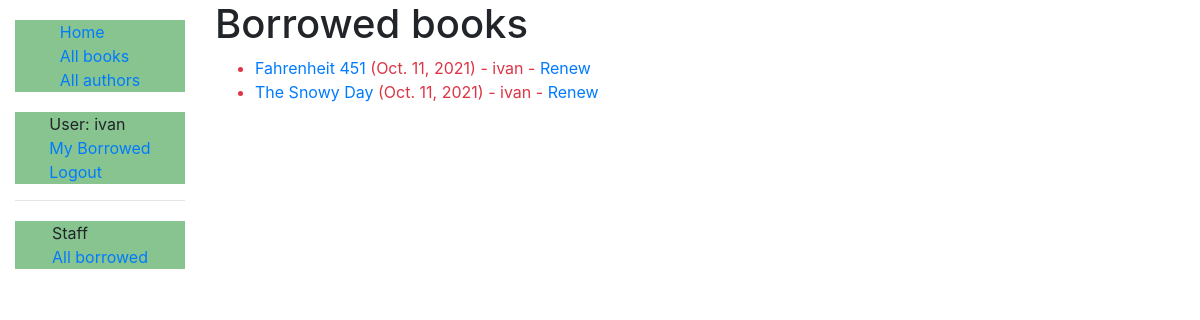
The app's page /catalog/mybooks/ (signed in) with its own data.
### catalog/models.py (models this page shows, shortened)
class BookInstance(models.Model):
    id = models.UUIDField(primary_key=True, default=uuid.uuid4,
                          help_text='Unique ID for this particular book across whole library')
    book = models.ForeignKey('Book', on_delete=models.RESTRICT, null=True)
    imprint = models.CharField(max_length=200)
    due_back = models.DateField(null=True, blank=True)
    borrower = models.ForeignKey(
        User, on_delete=models.SET_NULL, null=True, blank=True)
    @property
    def is_overdue(self):
        if self.due_back and date.today() > self.due_back:
            return True
        return False
    LOAN_STATUS = (
        ('m', 'Maintenance'),
        ('o', 'On loan'),
        ('a', 'Available'),
        ('r', 'Reserved'),
    )
    status = models.CharField(
        max_length=1,
        choices=LOAN_STATUS,
        blank=True,
        default='m',
        help_text='Book availability',
    )
    class Meta:
        ordering = ['due_back']
        permissions = (("can_mark_returned", "set book as returned"),)

class Book(models.Model):
    title = models.CharField(max_length=200)
    author = models.ForeignKey('Author', on_delete=models.SET_NULL, null=True)
    summary = models.TextField(
        max_length=1000, help_text='Enter a brief description of the book')
    isbn = models.CharField('ISBN', max_length=13, unique=True,
                            help_text='13 Character <a href="https://www.isbn-international.org/content/what-isbn">ISBN number</a>')
    def display_genre(self):
        """Creates a string for the Genre. THis is required to display genre in Admin"""
        return ', '.join([genre.name for genre in self.genre.all()[:3]])
    display_genre.short_description = 'Genre'
    genre = models.ManyToManyField(
        Genre, help_text='Select a genre for this book')

### catalog/views.py (the view)
# urls.py: path('mybooks/', views.LoanedBooksByUserListView.as_view(), name='my-borrowed'),
class LoanedBooksByUserListView(LoginRequiredMixin, generic.ListView):
    model = BookInstance
    template_name = 'catalog/bookinstance_list_borrowed_user.html'
    paginate_by = 10
    def get_queryset(self):
        return BookInstance.objects.filter(borrower=self.request.user).filter(status__exact='o').order_by('due_back')

### catalog/templates/catalog/bookinstance_list_borrowed_user.html
{% extends "base_generic.html" %}
{% block content %}
    <h1>Borrowed books</h1>
    {% if bookinstance_list %}
    <ul>
      {% for bookinst in bookinstance_list %}
      <li class="{% if bookinst.is_overdue %}text-danger{% endif %}">
        <a href="{% url 'book-detail' bookinst.book.pk %}">{{bookinst.book.title}}</a> ({{ bookinst.due_back }}) {% if user.is_staff %}- {{ bookinst.borrower }}{% endif %} {% if perms.catalog.can_mark_returned %}- <a href="{% url 'renew-book-librarian' bookinst.id %}">Renew</a>  {% endif %}      </li>
      {% endfor %}
    </ul>
    {% else %}
      <p>There are no books borrowed.</p>
    {% endif %}
{% endblock %}

### catalog/templates/base_generic.html (shortened to what this page needs)
<!DOCTYPE html>
<html lang="en">
<head>
  <link rel="stylesheet" href="https://cdn.jsdelivr.net/npm/bootstrap@4.5.3/dist/css/bootstrap.min.css">
  {% load static %}
  <link rel="stylesheet" href="{% static 'css/styles.css' %}">
</head>
<body>
  <div class="container-fluid">
    <div class="row">
      <div class="col-sm-2">
      {% block sidebar %}
        <ul class="sidebar-nav">
          <li><a href="{% url 'index' %}">Home</a></li>
          <li><a href="{% url 'books' %}">All books</a></li>
          <li><a href="{% url 'authors' %}">All authors</a></li>
        </ul>
      <ul class="sidebar-nav">
      {% if user.is_authenticated %}
        <li>User: {{ user.get_username }}</li>
        <li><a href="{% url 'my-borrowed' %}">My Borrowed</a></li>
        <li><a href="{% url 'logout'%}?next={{ request.path }}">Logout </a></li>
        {% else %}
          <li><a href="{% url 'login'%}?next={{request.path}}">Login</a></li>
          {% endif %}
      </ul>
      {% if user.is_staff %}
      <hr />
      <ul class="sidebar-nav">
        <li>Staff</li>
        {% if perms.catalog.can_mark_returned %}
        <li><a href="{% url 'all-borrowed' %}">All borrowed</a></li>
        {% endif %}
      </ul>
      {% endif %}
     {% endblock %}
      </div>
      <div class="col-sm-10 ">
      {% block content %}{% endblock %}
      </div>
    </div>
  </div>
</body>
</html>

### catalog/static/css/styles.css (style rules this page uses)
.sidebar-nav { margin-top: 20px; padding: 0; list-style: none; display: flex; flex-direction: column; flex-wrap: wrap; align-content: center; background-color: rgb(135, 196, 143); }

### records on screen
BookInstance: book "Fahrenheit 451", due_back "Oct. 11, 2021", borrower "ivan"
BookInstance: book "The Snowy Day", due_back "Oct. 11, 2021", borrower "ivan"

### other values on screen
{{ user.get_username }} "ivan"
